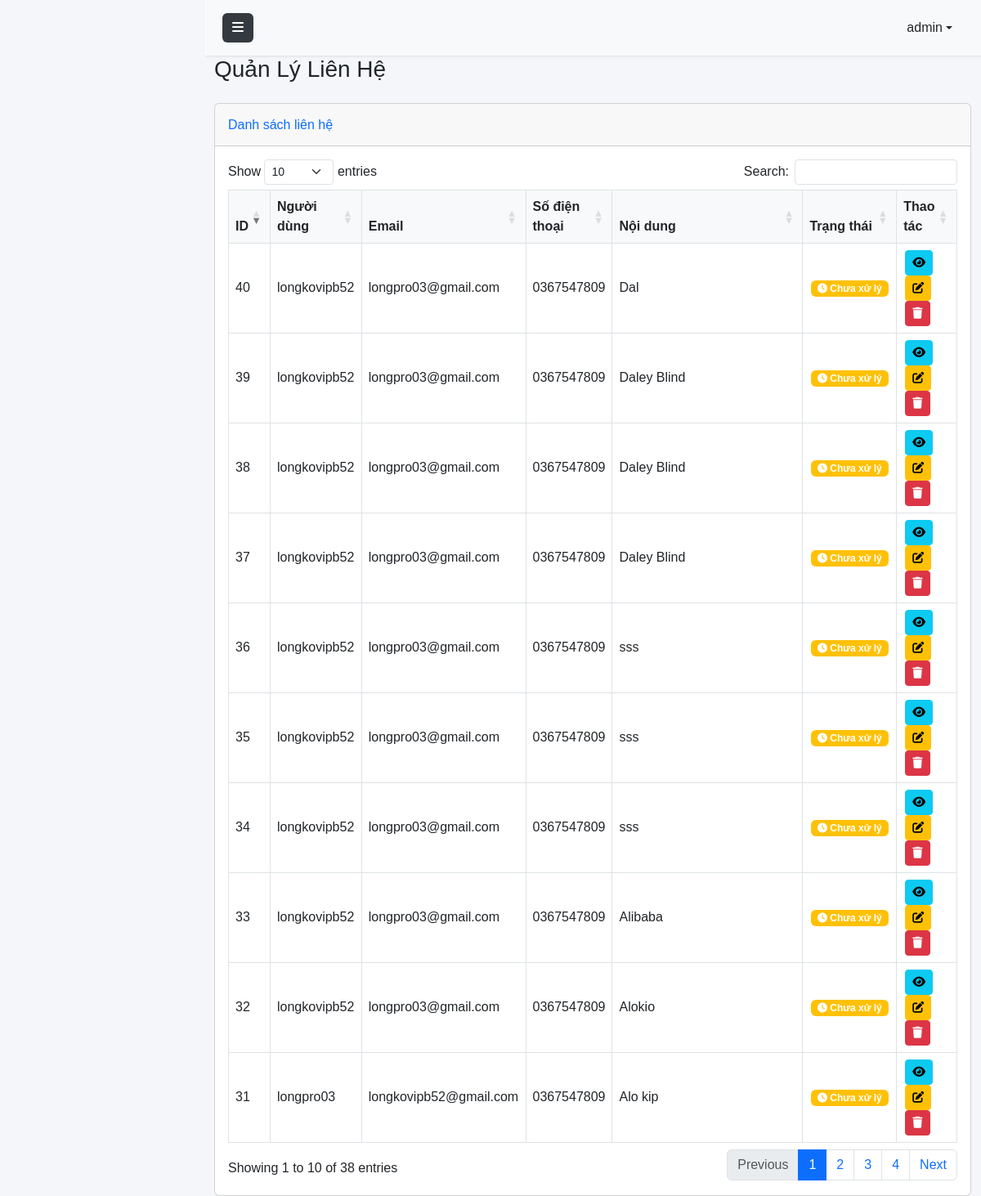
The app's page /admin/contacts.php (signed in), older data.
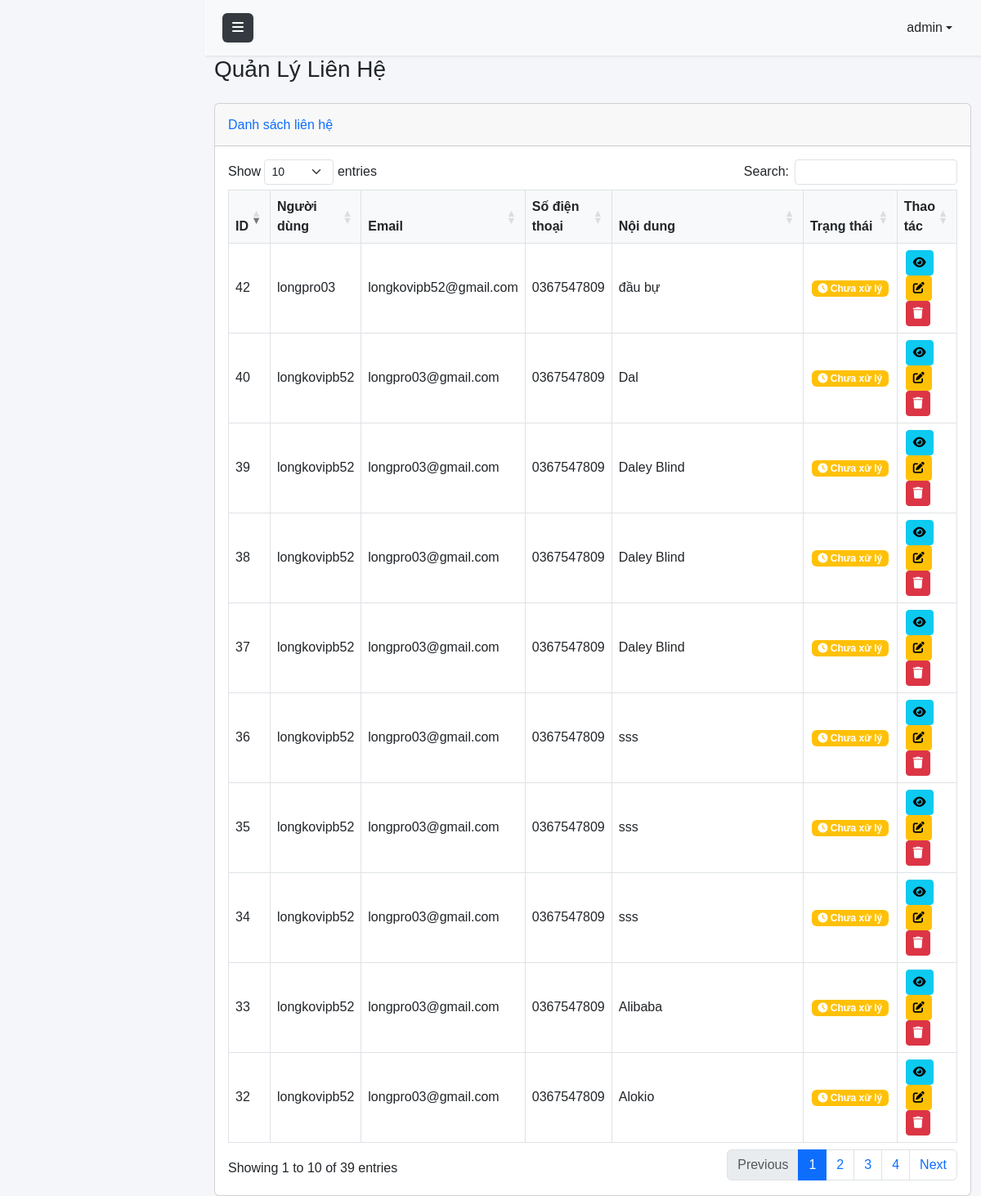
The same page, newer data.
### tables this page shows
CREATE TABLE `contact` (
  `contact_id` int(11) NOT NULL,
  `Message` text NOT NULL,
  `id_account` int(11) NOT NULL,
  `status` varchar(20) DEFAULT NULL
);

CREATE TABLE `account` (
  `account_id` int(11) NOT NULL,
  `username` varchar(50) NOT NULL,
  `password` text NOT NULL,
  `email` varchar(50) NOT NULL,
  `phone` varchar(50) NOT NULL,
  `id_role` int(11) NOT NULL,
  `address` varchar(200) DEFAULT NULL,
  `status` int(11) DEFAULT NULL,
  `login_attempts` int(11) DEFAULT 0,
  `locked_until` datetime DEFAULT NULL,
  `profile_image` varchar(255) DEFAULT NULL,
  `reputation_points` int(11) DEFAULT 100
);

### admin/contacts.php (the view, shortened to what the changed rows need)
<?php
require_once 'includes/contact_status.php';
try {
    $database = new Database();
    $conn = $database->getConnection();
    $stmt = $conn->query("
        SELECT c.*, a.username, a.email, a.phone
        FROM contact c
        JOIN account a ON c.id_account = a.account_id
        ORDER BY c.contact_id DESC
    ");
    $contacts = $stmt->fetchAll(PDO::FETCH_ASSOC);
} catch(PDOException $e) {
    $_SESSION['toast'] = [
        'message' => 'Lỗi khi lấy dữ liệu: ' . $e->getMessage(),
        'type' => 'error'
    ];
    $contacts = [];
}
?>
<!DOCTYPE html>
<html lang="vi">
<head>
    <link href="https://cdn.jsdelivr.net/npm/bootstrap@5.3.0/dist/css/bootstrap.min.css" rel="stylesheet">
    <link rel="stylesheet" href="https://cdnjs.cloudflare.com/ajax/libs/font-awesome/6.4.0/css/all.min.css">
    <link rel="stylesheet" href="https://cdn.datatables.net/1.13.7/css/dataTables.bootstrap5.min.css">
    <link rel="stylesheet" href="https://cdn.jsdelivr.net/npm/toastify-js/src/toastify.min.css">
    <link rel="stylesheet" href="../assets/css/admin.css">
    <link rel="stylesheet" href="../assets/css/toast.css">
</head>
<body>
    <div class="wrapper">
        <div id="content">
            <div class="container-fluid">
                <div class="d-sm-flex align-items-center justify-content-between mb-4">
                    <h1 class="h3 mb-0 text-gray-800">Quản Lý Liên Hệ</h1>
                </div>
                <div class="card">
                    <div class="card-body">
                        <div class="table-responsive">
                            <table class="table table-bordered table-hover" id="contactsTable" width="100%" cellspacing="0">
                                <thead>
                                    <tr>
                                        <th>ID</th>
                                        <th>Người dùng</th>
                                        <th>Email</th>
                                        <th>Số điện thoại</th>
                                        <th>Nội dung</th>
                                        <th>Trạng thái</th>
                                        <th>Thao tác</th>
                                    </tr>
                                </thead>
                                <tbody>
                                    <?php foreach ($contacts as $contact): ?>
                                    <tr>
                                        <td><?php echo $contact['contact_id']; ?></td>
                                        <td><?php echo htmlspecialchars($contact['username']); ?></td>
                                        <td><?php echo htmlspecialchars($contact['email']); ?></td>
                                        <td><?php echo htmlspecialchars($contact['phone']); ?></td>
                                        <td class="message-content"><?php echo htmlspecialchars($contact['Message']); ?></td>
                                        <td class="contact-status">
                                            <?php echo get_contact_status_badge($contact['status']); ?>
                                        </td>
                                        <td class="action-buttons">
                                            <button class="btn btn-sm btn-info" onclick="viewContact(<?php echo $contact['contact_id']; ?>)">
                                                <i class="fas fa-eye"></i>
                                            </button>
                                            <button class="btn btn-sm btn-warning" onclick="updateStatus(<?php echo $contact['contact_id']; ?>)">
                                                <i class="fas fa-edit"></i>
                                            </button>
                                            <button class="btn btn-sm btn-danger" onclick="deleteContact(<?php echo $contact['contact_id']; ?>)">
                                                <i class="fas fa-trash"></i>
                                            </button>
                                        </td>
                                    </tr>
                                    <?php endforeach; ?>
                                </tbody>
                            </table>
                        </div>
                    </div>
                </div>
            </div>
        </div>
    </div>
</body>
</html>

### admin/includes/contact_status.php (shortened to what the changed rows need)
<?php
$contact_statuses = [
    CONTACT_STATUS_PENDING => [
        'label' => 'Chưa xử lý',
        'class' => 'bg-warning',
        'icon' => 'fa-clock',
        'description' => 'Liên hệ mới, chưa được xử lý'
    ],
    CONTACT_STATUS_PROCESSING => [
        'label' => 'Đang xử lý',
        'class' => 'bg-info',
        'icon' => 'fa-spinner fa-spin',
        'description' => 'Liên hệ đang được xử lý'
    ],
    CONTACT_STATUS_COMPLETED => [
        'label' => 'Đã xử lý',
        'class' => 'bg-success',
        'icon' => 'fa-check-circle',
        'description' => 'Liên hệ đã được xử lý xong'
    ],
    CONTACT_STATUS_REJECTED => [
        'label' => 'Từ chối',
        'class' => 'bg-danger',
        'icon' => 'fa-times-circle',
        'description' => 'Liên hệ bị từ chối'
    ]
];
function get_contact_status_info($status) {
    global $contact_statuses;
    return isset($contact_statuses[$status]) ? $contact_statuses[$status] : null;
}
function get_contact_status_badge($status) {
    $status_info = get_contact_status_info($status);
    return sprintf(
        '<span class="badge %s">
            <i class="fas %s"></i> %s
        </span>',
        $status_info['class'],
        $status_info['icon'],
        $status_info['label']
    );
}
?>

Row changes from the older to the newer data that the page shows:
no longer on this page (row unchanged): contact: contact_id "31", id_account.username "longpro03", id_account.email "longkovipb52@gmail.com", id_account.phone "0367547809", Message "Alo kip", status "Chưa xử lý"
added contact: contact_id "42", id_account.username "longpro03", id_account.email "longkovipb52@gmail.com", id_account.phone "0367547809", Message "đầu bự", status "Chưa xử lý"
Text that changed along with them:
text written by a page script: "Show entries Search: Showing 1 to 10 of 38 entries Previous 1 2 3 4 Next" → "Show entries Search: Showing 1 to 10 of 39 entries Previous 1 2 3 4 Next"
